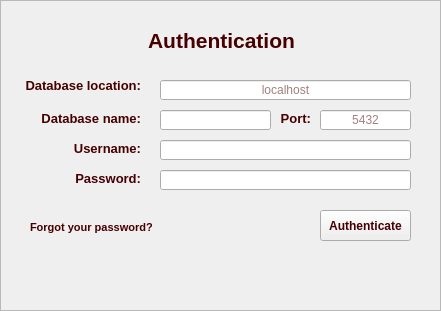
   <widget class="QFrame" name="frameAuthentication">
    <property name="geometry">
     <rect>
      <x>10</x>
      <y>99</y>
      <width>441</width>
      <height>311</height>
     </rect>
    </property>
    <property name="autoFillBackground">
     <bool>false</bool>
    </property>
    <property name="styleSheet">
     <string notr="true">background-image:url(./images/b1.png);
color:rgb(70,0,0)</string>
    </property>
    <property name="frameShape">
     <enum>QFrame::StyledPanel</enum>
    </property>
    <property name="frameShadow">
     <enum>QFrame::Raised</enum>
    </property>
    <widget class="QLabel" name="label_13">
     <property name="geometry">
      <rect>
       <x>10</x>
       <y>110</y>
       <width>131</width>
       <height>16</height>
      </rect>
     </property>
     <property name="palette">
      <palette>
       <active>
        <colorrole role="WindowText">
         <brush brushstyle="SolidPattern">
          <color alpha="255">
           <red>70</red>
           <green>0</green>
           <blue>0</blue>
          </color>
         </brush>
        </colorrole>
        <colorrole role="Text">
         <brush brushstyle="SolidPattern">
          <color alpha="255">
           <red>70</red>
           <green>0</green>
           <blue>0</blue>
          </color>
         </brush>
        </colorrole>
        <colorrole role="ButtonText">
         <brush brushstyle="SolidPattern">
          <color alpha="255">
           <red>70</red>
           <green>0</green>
           <blue>0</blue>
          </color>
         </brush>
        </colorrole>
       </active>
       <inactive>
        <colorrole role="WindowText">
         <brush brushstyle="SolidPattern">
          <color alpha="255">
           <red>70</red>
           <green>0</green>
           <blue>0</blue>
          </color>
         </brush>
        </colorrole>
        <colorrole role="Text">
         <brush brushstyle="SolidPattern">
          <color alpha="255">
           <red>70</red>
           <green>0</green>
           <blue>0</blue>
          </color>
         </brush>
        </colorrole>
        <colorrole role="ButtonText">
         <brush brushstyle="SolidPattern">
          <color alpha="255">
           <red>70</red>
           <green>0</green>
           <blue>0</blue>
          </color>
         </brush>
        </colorrole>
       </inactive>
       <disabled>
        <colorrole role="WindowText">
         <brush brushstyle="SolidPattern">
          <color alpha="255">
           <red>70</red>
           <green>0</green>
           <blue>0</blue>
          </color>
         </brush>
        </colorrole>
        <colorrole role="Text">
         <brush brushstyle="SolidPattern">
          <color alpha="255">
           <red>70</red>
           <green>0</green>
           <blue>0</blue>
          </color>
         </brush>
        </colorrole>
        <colorrole role="ButtonText">
         <brush brushstyle="SolidPattern">
          <color alpha="255">
           <red>70</red>
           <green>0</green>
           <blue>0</blue>
          </color>
         </brush>
        </colorrole>
       </disabled>
      </palette>
     </property>
     <property name="font">
      <font>
       <family>Nirmala UI</family>
       <pointsize>10</pointsize>
       <weight>75</weight>
       <bold>true</bold>
      </font>
     </property>
     <property name="styleSheet">
      <string notr="true">background-image:url(./images/b1.png);
color:rgb(70,0,0)</string>
     </property>
     <property name="text">
      <string>Database name:</string>
     </property>
     <property name="alignment">
      <set>Qt::AlignRight|Qt::AlignTrailing|Qt::AlignVCenter</set>
     </property>
    </widget>
    <widget class="QLabel" name="label_8">
     <property name="geometry">
      <rect>
       <x>-4</x>
       <y>30</y>
       <width>451</width>
       <height>20</height>
      </rect>
     </property>
     <property name="palette">
      <palette>
       <active>
        <colorrole role="WindowText">
         <brush brushstyle="SolidPattern">
          <color alpha="255">
           <red>70</red>
           <green>0</green>
           <blue>0</blue>
          </color>
         </brush>
        </colorrole>
        <colorrole role="Text">
         <brush brushstyle="SolidPattern">
          <color alpha="255">
           <red>70</red>
           <green>0</green>
           <blue>0</blue>
          </color>
         </brush>
        </colorrole>
        <colorrole role="ButtonText">
         <brush brushstyle="SolidPattern">
          <color alpha="255">
           <red>70</red>
           <green>0</green>
           <blue>0</blue>
          </color>
         </brush>
        </colorrole>
       </active>
       <inactive>
        <colorrole role="WindowText">
         <brush brushstyle="SolidPattern">
          <color alpha="255">
           <red>70</red>
           <green>0</green>
           <blue>0</blue>
          </color>
         </brush>
        </colorrole>
        <colorrole role="Text">
         <brush brushstyle="SolidPattern">
          <color alpha="255">
           <red>70</red>
           <green>0</green>
           <blue>0</blue>
          </color>
         </brush>
        </colorrole>
        <colorrole role="ButtonText">
         <brush brushstyle="SolidPattern">
          <color alpha="255">
           <red>70</red>
           <green>0</green>
           <blue>0</blue>
          </color>
         </brush>
        </colorrole>
       </inactive>
       <disabled>
        <colorrole role="WindowText">
         <brush brushstyle="SolidPattern">
          <color alpha="255">
           <red>70</red>
           <green>0</green>
           <blue>0</blue>
          </color>
         </brush>
        </colorrole>
        <colorrole role="Text">
         <brush brushstyle="SolidPattern">
          <color alpha="255">
           <red>70</red>
           <green>0</green>
           <blue>0</blue>
          </color>
         </brush>
        </colorrole>
        <colorrole role="ButtonText">
         <brush brushstyle="SolidPattern">
          <color alpha="255">
           <red>70</red>
           <green>0</green>
           <blue>0</blue>
          </color>
         </brush>
        </colorrole>
       </disabled>
      </palette>
     </property>
     <property name="font">
      <font>
       <family>Nirmala UI</family>
       <pointsize>16</pointsize>
       <weight>75</weight>
       <bold>true</bold>
      </font>
     </property>
     <property name="text">
      <string>Authentication</string>
     </property>
     <property name="alignment">
      <set>Qt::AlignCenter</set>
     </property>
    </widget>
    <widget class="QPushButton" name="btnAuthenticate">
     <property name="geometry">
      <rect>
       <x>320</x>
       <y>210</y>
       <width>91</width>
       <height>31</height>
      </rect>
     </property>
     <property name="palette">
      <palette>
       <active>
        <colorrole role="WindowText">
         <brush brushstyle="SolidPattern">
          <color alpha="255">
           <red>70</red>
           <green>0</green>
           <blue>0</blue>
          </color>
         </brush>
        </colorrole>
        <colorrole role="Text">
         <brush brushstyle="SolidPattern">
          <color alpha="255">
           <red>70</red>
           <green>0</green>
           <blue>0</blue>
          </color>
         </brush>
        </colorrole>
        <colorrole role="ButtonText">
         <brush brushstyle="SolidPattern">
          <color alpha="255">
           <red>70</red>
           <green>0</green>
           <blue>0</blue>
          </color>
         </brush>
        </colorrole>
       </active>
       <inactive>
        <colorrole role="WindowText">
         <brush brushstyle="SolidPattern">
          <color alpha="255">
           <red>70</red>
           <green>0</green>
           <blue>0</blue>
          </color>
         </brush>
        </colorrole>
        <colorrole role="Text">
         <brush brushstyle="SolidPattern">
          <color alpha="255">
           <red>70</red>
           <green>0</green>
           <blue>0</blue>
          </color>
         </brush>
        </colorrole>
        <colorrole role="ButtonText">
         <brush brushstyle="SolidPattern">
          <color alpha="255">
           <red>70</red>
           <green>0</green>
           <blue>0</blue>
          </color>
         </brush>
        </colorrole>
       </inactive>
       <disabled>
        <colorrole role="WindowText">
         <brush brushstyle="SolidPattern">
          <color alpha="255">
           <red>70</red>
           <green>0</green>
           <blue>0</blue>
          </color>
         </brush>
        </colorrole>
        <colorrole role="Text">
         <brush brushstyle="SolidPattern">
          <color alpha="255">
           <red>70</red>
           <green>0</green>
           <blue>0</blue>
          </color>
         </brush>
        </colorrole>
        <colorrole role="ButtonText">
         <brush brushstyle="SolidPattern">
          <color alpha="255">
           <red>70</red>
           <green>0</green>
           <blue>0</blue>
          </color>
         </brush>
        </colorrole>
       </disabled>
      </palette>
     </property>
     <property name="font">
      <font>
       <family>Nirmala UI</family>
       <pointsize>9</pointsize>
       <weight>75</weight>
       <bold>true</bold>
      </font>
     </property>
     <property name="cursor">
      <cursorShape>PointingHandCursor</cursorShape>
     </property>
     <property name="focusPolicy">
      <enum>Qt::TabFocus</enum>
     </property>
     <property name="styleSheet">
      <string notr="true">background-image:url(./images/kb.png);
color:rgb(70,0,0)</string>
     </property>
     <property name="text">
      <string>Authenticate</string>
     </property>
     <property name="default">
      <bool>false</bool>
     </property>
    </widget>
    <widget class="QLineEdit" name="txtDbName">
     <property name="geometry">
      <rect>
       <x>160</x>
       <y>110</y>
       <width>111</width>
       <height>20</height>
      </rect>
     </property>
     <property name="font">
      <font>
       <family>Nirmala UI</family>
       <pointsize>9</pointsize>
      </font>
     </property>
     <property name="styleSheet">
      <string notr="true">background-image:url(./images/b1.png);
color:rgb(70,0,0)</string>
     </property>
     <property name="text">
      <string/>
     </property>
     <property name="alignment">
      <set>Qt::AlignCenter</set>
     </property>
    </widget>
    <widget class="QLabel" name="label">
     <property name="geometry">
      <rect>
       <x>10</x>
       <y>77</y>
       <width>131</width>
       <height>16</height>
      </rect>
     </property>
     <property name="palette">
      <palette>
       <active>
        <colorrole role="WindowText">
         <brush brushstyle="SolidPattern">
          <color alpha="255">
           <red>70</red>
           <green>0</green>
           <blue>0</blue>
          </color>
         </brush>
        </colorrole>
        <colorrole role="Text">
         <brush brushstyle="SolidPattern">
          <color alpha="255">
           <red>70</red>
           <green>0</green>
           <blue>0</blue>
          </color>
         </brush>
        </colorrole>
        <colorrole role="ButtonText">
         <brush brushstyle="SolidPattern">
          <color alpha="255">
           <red>70</red>
           <green>0</green>
           <blue>0</blue>
          </color>
         </brush>
        </colorrole>
       </active>
       <inactive>
        <colorrole role="WindowText">
         <brush brushstyle="SolidPattern">
          <color alpha="255">
           <red>70</red>
           <green>0</green>
           <blue>0</blue>
          </color>
         </brush>
        </colorrole>
        <colorrole role="Text">
         <brush brushstyle="SolidPattern">
          <color alpha="255">
           <red>70</red>
           <green>0</green>
           <blue>0</blue>
          </color>
         </brush>
        </colorrole>
        <colorrole role="ButtonText">
         <brush brushstyle="SolidPattern">
          <color alpha="255">
           <red>70</red>
           <green>0</green>
           <blue>0</blue>
          </color>
         </brush>
        </colorrole>
       </inactive>
       <disabled>
        <colorrole role="WindowText">
         <brush brushstyle="SolidPattern">
          <color alpha="255">
           <red>70</red>
           <green>0</green>
           <blue>0</blue>
          </color>
         </brush>
        </colorrole>
        <colorrole role="Text">
         <brush brushstyle="SolidPattern">
          <color alpha="255">
           <red>70</red>
           <green>0</green>
           <blue>0</blue>
          </color>
         </brush>
        </colorrole>
        <colorrole role="ButtonText">
         <brush brushstyle="SolidPattern">
          <color alpha="255">
           <red>70</red>
           <green>0</green>
           <blue>0</blue>
          </color>
         </brush>
        </colorrole>
       </disabled>
      </palette>
     </property>
     <property name="font">
      <font>
       <family>Nirmala UI</family>
       <pointsize>10</pointsize>
       <weight>75</weight>
       <bold>true</bold>
      </font>
     </property>
     <property name="styleSheet">
      <string notr="true">background-image:url(./images/b1.png);
color:rgb(70,0,0)</string>
     </property>
     <property name="text">
      <string>Database location:</string>
     </property>
     <property name="alignment">
      <set>Qt::AlignRight|Qt::AlignTrailing|Qt::AlignVCenter</set>
     </property>
    </widget>
    <widget class="QLineEdit" name="txtPassword">
     <property name="geometry">
      <rect>
       <x>160</x>
       <y>170</y>
       <width>251</width>
       <height>20</height>
      </rect>
     </property>
     <property name="font">
      <font>
       <family>Nirmala UI</family>
       <pointsize>9</pointsize>
      </font>
     </property>
     <property name="styleSheet">
      <string notr="true">background-image:url(./images/b1.png);
color:rgb(70,0,0)</string>
     </property>
     <property name="text">
      <string/>
     </property>
     <property name="alignment">
      <set>Qt::AlignCenter</set>
     </property>
    </widget>
    <widget class="QLabel" name="label_14">
     <property name="geometry">
      <rect>
       <x>10</x>
       <y>140</y>
       <width>131</width>
       <height>16</height>
      </rect>
     </property>
     <property name="palette">
      <palette>
       <active>
        <colorrole role="WindowText">
         <brush brushstyle="SolidPattern">
          <color alpha="255">
           <red>70</red>
           <green>0</green>
           <blue>0</blue>
          </color>
         </brush>
        </colorrole>
        <colorrole role="Text">
         <brush brushstyle="SolidPattern">
          <color alpha="255">
           <red>70</red>
           <green>0</green>
           <blue>0</blue>
          </color>
         </brush>
        </colorrole>
        <colorrole role="ButtonText">
         <brush brushstyle="SolidPattern">
          <color alpha="255">
           <red>70</red>
           <green>0</green>
           <blue>0</blue>
          </color>
         </brush>
        </colorrole>
       </active>
       <inactive>
        <colorrole role="WindowText">
         <brush brushstyle="SolidPattern">
          <color alpha="255">
           <red>70</red>
           <green>0</green>
           <blue>0</blue>
          </color>
         </brush>
        </colorrole>
        <colorrole role="Text">
         <brush brushstyle="SolidPattern">
          <color alpha="255">
           <red>70</red>
           <green>0</green>
           <blue>0</blue>
          </color>
         </brush>
        </colorrole>
        <colorrole role="ButtonText">
         <brush brushstyle="SolidPattern">
          <color alpha="255">
           <red>70</red>
           <green>0</green>
           <blue>0</blue>
          </color>
         </brush>
        </colorrole>
       </inactive>
       <disabled>
        <colorrole role="WindowText">
         <brush brushstyle="SolidPattern">
          <color alpha="255">
           <red>70</red>
           <green>0</green>
           <blue>0</blue>
          </color>
         </brush>
        </colorrole>
        <colorrole role="Text">
         <brush brushstyle="SolidPattern">
          <color alpha="255">
           <red>70</red>
           <green>0</green>
           <blue>0</blue>
          </color>
         </brush>
        </colorrole>
        <colorrole role="ButtonText">
         <brush brushstyle="SolidPattern">
          <color alpha="255">
           <red>70</red>
           <green>0</green>
           <blue>0</blue>
          </color>
         </brush>
        </colorrole>
       </disabled>
      </palette>
     </property>
     <property name="font">
      <font>
       <family>Nirmala UI</family>
       <pointsize>10</pointsize>
       <weight>75</weight>
       <bold>true</bold>
      </font>
     </property>
     <property name="styleSheet">
      <string notr="true">background-image:url(./images/b1.png);
color:rgb(70,0,0)</string>
     </property>
     <property name="text">
      <string>Username:</string>
     </property>
     <property name="alignment">
      <set>Qt::AlignRight|Qt::AlignTrailing|Qt::AlignVCenter</set>
     </property>
    </widget>
    <widget class="QLineEdit" name="txtUsername">
     <property name="geometry">
      <rect>
       <x>160</x>
       <y>140</y>
       <width>251</width>
       <height>20</height>
      </rect>
     </property>
     <property name="font">
      <font>
       <family>Nirmala UI</family>
       <pointsize>9</pointsize>
      </font>
     </property>
     <property name="styleSheet">
      <string notr="true">background-image:url(./images/b1.png);
color:rgb(70,0,0)</string>
     </property>
     <property name="text">
      <string/>
     </property>
     <property name="alignment">
      <set>Qt::AlignCenter</set>
     </property>
    </widget>
    <widget class="QLabel" name="label_15">
     <property name="geometry">
      <rect>
       <x>10</x>
       <y>170</y>
       <width>131</width>
       <height>16</height>
      </rect>
     </property>
     <property name="palette">
      <palette>
       <active>
        <colorrole role="WindowText">
         <brush brushstyle="SolidPattern">
          <color alpha="255">
           <red>70</red>
           <green>0</green>
           <blue>0</blue>
          </color>
         </brush>
        </colorrole>
        <colorrole role="Text">
         <brush brushstyle="SolidPattern">
          <color alpha="255">
           <red>70</red>
           <green>0</green>
           <blue>0</blue>
          </color>
         </brush>
        </colorrole>
        <colorrole role="ButtonText">
         <brush brushstyle="SolidPattern">
          <color alpha="255">
           <red>70</red>
           <green>0</green>
           <blue>0</blue>
          </color>
         </brush>
        </colorrole>
       </active>
       <inactive>
        <colorrole role="WindowText">
         <brush brushstyle="SolidPattern">
          <color alpha="255">
           <red>70</red>
           <green>0</green>
           <blue>0</blue>
          </color>
         </brush>
        </colorrole>
        <colorrole role="Text">
         <brush brushstyle="SolidPattern">
          <color alpha="255">
           <red>70</red>
           <green>0</green>
           <blue>0</blue>
          </color>
         </brush>
        </colorrole>
        <colorrole role="ButtonText">
         <brush brushstyle="SolidPattern">
          <color alpha="255">
           <red>70</red>
           <green>0</green>
           <blue>0</blue>
          </color>
         </brush>
        </colorrole>
       </inactive>
       <disabled>
        <colorrole role="WindowText">
         <brush brushstyle="SolidPattern">
          <color alpha="255">
           <red>70</red>
           <green>0</green>
           <blue>0</blue>
          </color>
         </brush>
        </colorrole>
        <colorrole role="Text">
         <brush brushstyle="SolidPattern">
          <color alpha="255">
           <red>70</red>
           <green>0</green>
           <blue>0</blue>
          </color>
         </brush>
        </colorrole>
        <colorrole role="ButtonText">
         <brush brushstyle="SolidPattern">
          <color alpha="255">
           <red>70</red>
           <green>0</green>
           <blue>0</blue>
          </color>
         </brush>
        </colorrole>
       </disabled>
      </palette>
     </property>
     <property name="font">
      <font>
       <family>Nirmala UI</family>
       <pointsize>10</pointsize>
       <weight>75</weight>
       <bold>true</bold>
      </font>
     </property>
     <property name="styleSheet">
      <string notr="true">background-image:url(./images/b1.png);
color:rgb(70,0,0)</string>
     </property>
     <property name="text">
      <string>Password:</string>
     </property>
     <property name="alignment">
      <set>Qt::AlignRight|Qt::AlignTrailing|Qt::AlignVCenter</set>
     </property>
    </widget>
    <widget class="QLineEdit" name="txtDbLocation">
     <property name="geometry">
      <rect>
       <x>160</x>
       <y>80</y>
       <width>251</width>
       <height>20</height>
      </rect>
     </property>
     <property name="font">
      <font>
       <family>Nirmala UI</family>
       <pointsize>9</pointsize>
      </font>
     </property>
     <property name="styleSheet">
      <string notr="true">background-image:url(./images/b1.png);
color:rgb(70,0,0)</string>
     </property>
     <property name="text">
      <string/>
     </property>
     <property name="alignment">
      <set>Qt::AlignCenter</set>
     </property>
     <property name="placeholderText">
      <string>localhost</string>
     </property>
    </widget>
    <widget class="QLabel" name="label_16">
     <property name="geometry">
      <rect>
       <x>280</x>
       <y>110</y>
       <width>31</width>
       <height>16</height>
      </rect>
     </property>
     <property name="palette">
      <palette>
       <active>
        <colorrole role="WindowText">
         <brush brushstyle="SolidPattern">
          <color alpha="255">
           <red>70</red>
           <green>0</green>
           <blue>0</blue>
          </color>
         </brush>
        </colorrole>
        <colorrole role="Text">
         <brush brushstyle="SolidPattern">
          <color alpha="255">
           <red>70</red>
           <green>0</green>
           <blue>0</blue>
          </color>
         </brush>
        </colorrole>
        <colorrole role="ButtonText">
         <brush brushstyle="SolidPattern">
          <color alpha="255">
           <red>70</red>
           <green>0</green>
           <blue>0</blue>
          </color>
         </brush>
        </colorrole>
       </active>
       <inactive>
        <colorrole role="WindowText">
         <brush brushstyle="SolidPattern">
          <color alpha="255">
           <red>70</red>
           <green>0</green>
           <blue>0</blue>
          </color>
         </brush>
        </colorrole>
        <colorrole role="Text">
         <brush brushstyle="SolidPattern">
          <color alpha="255">
           <red>70</red>
           <green>0</green>
           <blue>0</blue>
          </color>
         </brush>
        </colorrole>
        <colorrole role="ButtonText">
         <brush brushstyle="SolidPattern">
          <color alpha="255">
           <red>70</red>
           <green>0</green>
           <blue>0</blue>
          </color>
         </brush>
        </colorrole>
       </inactive>
       <disabled>
        <colorrole role="WindowText">
         <brush brushstyle="SolidPattern">
          <color alpha="255">
           <red>70</red>
           <green>0</green>
           <blue>0</blue>
          </color>
         </brush>
        </colorrole>
        <colorrole role="Text">
         <brush brushstyle="SolidPattern">
          <color alpha="255">
           <red>70</red>
           <green>0</green>
           <blue>0</blue>
          </color>
         </brush>
        </colorrole>
        <colorrole role="ButtonText">
         <brush brushstyle="SolidPattern">
          <color alpha="255">
           <red>70</red>
           <green>0</green>
           <blue>0</blue>
          </color>
         </brush>
        </colorrole>
       </disabled>
      </palette>
     </property>
     <property name="font">
      <font>
       <family>Nirmala UI</family>
       <pointsize>10</pointsize>
       <weight>75</weight>
       <bold>true</bold>
      </font>
     </property>
     <property name="text">
      <string>Port:</string>
     </property>
     <property name="alignment">
      <set>Qt::AlignRight|Qt::AlignTrailing|Qt::AlignVCenter</set>
     </property>
    </widget>
    <widget class="QLineEdit" name="txtPort">
     <property name="geometry">
      <rect>
       <x>320</x>
       <y>110</y>
       <width>91</width>
       <height>20</height>
      </rect>
     </property>
     <property name="font">
      <font>
       <family>Nirmala UI</family>
       <pointsize>9</pointsize>
      </font>
     </property>
     <property name="styleSheet">
      <string notr="true">background-image:url(./images/b1.png);
color:rgb(70,0,0)</string>
     </property>
     <property name="text">
      <string/>
     </property>
     <property name="alignment">
      <set>Qt::AlignCenter</set>
     </property>
     <property name="placeholderText">
      <string>5432</string>
     </property>
    </widget>
    <widget class="QLabel" name="lblForgot">
     <property name="geometry">
      <rect>
       <x>30</x>
       <y>220</y>
       <width>131</width>
       <height>16</height>
      </rect>
     </property>
     <property name="palette">
      <palette>
       <active>
        <colorrole role="WindowText">
         <brush brushstyle="SolidPattern">
          <color alpha="255">
           <red>70</red>
           <green>0</green>
           <blue>0</blue>
          </color>
         </brush>
        </colorrole>
        <colorrole role="Text">
         <brush brushstyle="SolidPattern">
          <color alpha="255">
           <red>70</red>
           <green>0</green>
           <blue>0</blue>
          </color>
         </brush>
        </colorrole>
        <colorrole role="ButtonText">
         <brush brushstyle="SolidPattern">
          <color alpha="255">
           <red>70</red>
           <green>0</green>
           <blue>0</blue>
          </color>
         </brush>
        </colorrole>
       </active>
       <inactive>
        <colorrole role="WindowText">
         <brush brushstyle="SolidPattern">
          <color alpha="255">
           <red>70</red>
           <green>0</green>
           <blue>0</blue>
          </color>
         </brush>
        </colorrole>
        <colorrole role="Text">
         <brush brushstyle="SolidPattern">
          <color alpha="255">
           <red>70</red>
           <green>0</green>
           <blue>0</blue>
          </color>
         </brush>
        </colorrole>
        <colorrole role="ButtonText">
         <brush brushstyle="SolidPattern">
          <color alpha="255">
           <red>70</red>
           <green>0</green>
           <blue>0</blue>
          </color>
         </brush>
        </colorrole>
       </inactive>
       <disabled>
        <colorrole role="WindowText">
         <brush brushstyle="SolidPattern">
          <color alpha="255">
           <red>70</red>
           <green>0</green>
           <blue>0</blue>
          </color>
         </brush>
        </colorrole>
        <colorrole role="Text">
         <brush brushstyle="SolidPattern">
          <color alpha="255">
           <red>70</red>
           <green>0</green>
           <blue>0</blue>
          </color>
         </brush>
        </colorrole>
        <colorrole role="ButtonText">
         <brush brushstyle="SolidPattern">
          <color alpha="255">
           <red>70</red>
           <green>0</green>
           <blue>0</blue>
          </color>
         </brush>
        </colorrole>
       </disabled>
      </palette>
     </property>
     <property name="font">
      <font>
       <family>Nirmala UI</family>
       <pointsize>8</pointsize>
       <weight>75</weight>
       <bold>true</bold>
       <underline>false</underline>
      </font>
     </property>
     <property name="cursor">
      <cursorShape>PointingHandCursor</cursorShape>
     </property>
     <property name="focusPolicy">
      <enum>Qt::TabFocus</enum>
     </property>
     <property name="styleSheet">
      <string notr="true">background-image:url(./images/b1.png);
color:rgb(70,0,0)</string>
     </property>
     <property name="text">
      <string>Forgot your password?</string>
     </property>
     <property name="alignment">
      <set>Qt::AlignLeading|Qt::AlignLeft|Qt::AlignVCenter</set>
     </property>
    </widget>
   </widget>
